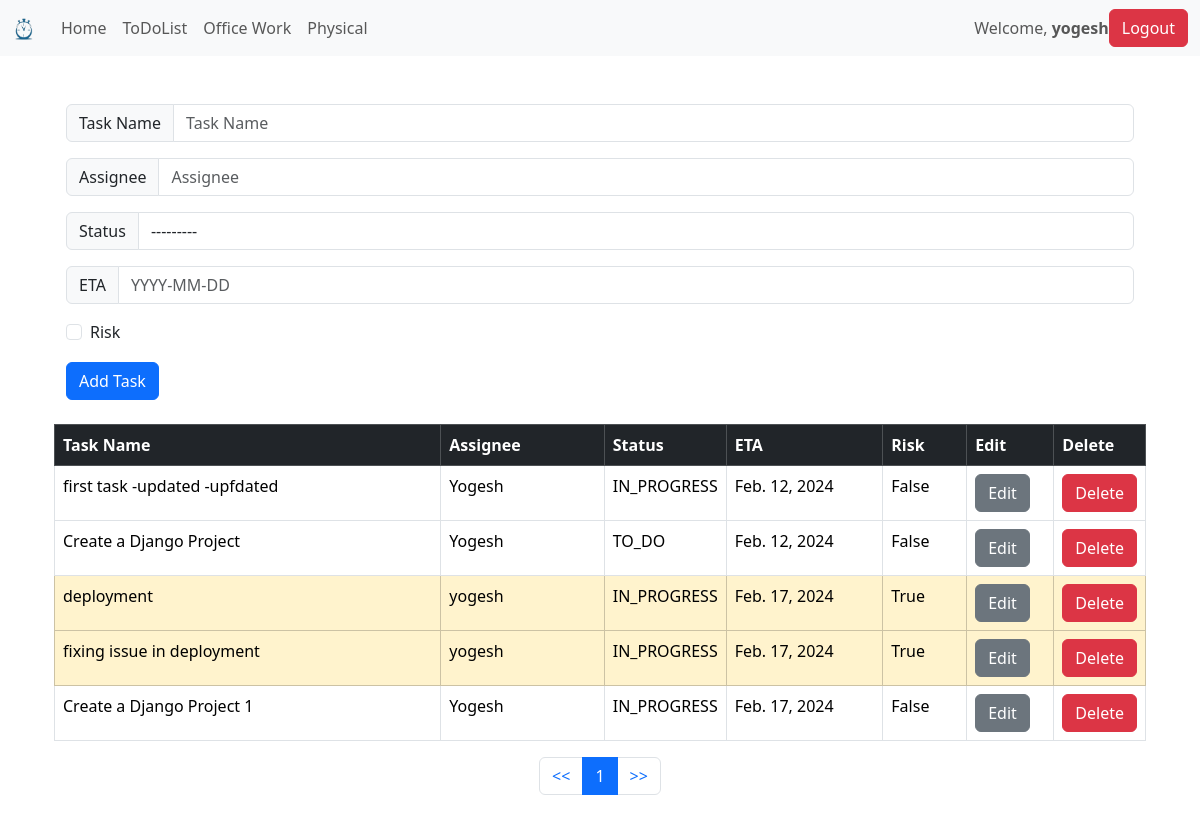
Screenshot of /ToDoList/ (signed in) with the database file from the repository.
### ToDoListApp/models.py (models this page shows, shortened)
class ToDoList(models.Model):
    manage = models.ForeignKey(User, on_delete=models.CASCADE, default=None)
    task = models.CharField(max_length=300)
    status_type = models.TextChoices("status_type", "TO_DO DEFINED IN_PROGRESS COMPLETED")
    status = models.CharField(blank=True, choices=status_type, max_length=20,default='TO_DO')
    assignee = models.CharField(max_length=300)
    ETA = models.DateField()
    risk_flag = models.BooleanField(default=False)
    class Meta:
        ordering = ['id']

### ToDoListApp/views.py (the view)
# urls.py: path('',views.todolist,name='ToDoList' ),
@login_required
def todolist(request):
    if request.method =="POST":
        form = ToDoListForm(request.POST or None)
        if form.is_valid:
            instance=form.save(commit=False)
            instance.manage=request.user
            instance.save()
        messages.success(request,("New Task Added!"))
        return redirect('ToDoList')
    else:
        tasks = ToDoList.objects.filter(manage=request.user)
        paginator =Paginator(tasks,5)
        page=request.GET.get('pg')
        tasks=paginator.get_page(page)
        context = {'welcome_text':'welcome to to do list',"tasks":tasks}
        return render(request,'ToDoList.html',context)

### ToDoListApp/templates/ToDoList.html (shortened to what this page needs)
{% extends "base.html" %}
{% block  content %}
<div class = 'container'>
    <div class = 'container'>
    <br>
    <form method="POST">
        <div class="input-group mb-3">
          <span class="input-group-text" id="basic-addon1">Task Name</span>
          <input type="text" class="form-control" placeholder="Task Name"aria-describedby="basic-addon1" name="task">
        </div>
        <div class="input-group mb-3">
            <span class="input-group-text" id="basic-addon1">Assignee</span>
            <input type="text" class="form-control" placeholder="Assignee"aria-describedby="basic-addon1" name="assignee">
        </div>
        <div class="input-group mb-3">
            <span class="input-group-text" id="id_status">Status</span>
            <select name="status" id="id_status" class="form-control" name ="status">
                <option value="" selected="">---------</option>
            </select>
        </div>
        <div class="input-group mb-3">
            <span class="input-group-text" id="basic-addon1">ETA</span>
            <input type="text" class="form-control" placeholder="YYYY-MM-DD" aria-describedby="basic-addon1" name="ETA">
        </div>
        <div class="input-group mb-3">
            <div class="form-check">
                <input class="form-check-input" type="checkbox" id="defaultCheck1" name="risk_flag">
                <label class="form-check-label" for="defaultCheck1">Risk</label>
            </div>
        </div>
        <button type="submit" class="btn btn-primary">Add Task</button>
      </form>
    </div>
      <br>
    <table class="table table-bordered">
        <thead class="table-dark">
          <tr>
            <th class="col-3">Task Name</th>
            <th class="col-2">Assignee</th>
            <th class="col-1">Status</th>
            <th class="col-2">ETA</th>
            <th class="col-1">Risk</th>
            <th class="col-1">Edit</th>
            <th class="col-1">Delete</th>
          </tr>
        </thead>
        {% if tasks%}
          <tbody>
            {% for obj in tasks %}
              {% if obj.risk_flag %}
                  <tr class="table-warning">
              {%elif obj.status == 'COMPLETED'%}
                  <tr class="table-success">
              {%else%}
                  <tr>
              {% endif %}
                      <td class="col-5">{{obj.task}}</td>
                      <td class="col-2">{{obj.assignee}}</td>
                      <td class="col-1">{{obj.status}}</td>
                      <td class="col-2">{{obj.ETA}}</td>
                      <td class="col-1">{{obj.risk_flag}}</td>
                      <td class="col-1"><a href="{% url 'edit_task' obj.id %}"><button type="button" class="btn btn-secondary">Edit</button></a></td>
                      <td class="col-1"><a href="{% url 'delete_task' obj.id %}"><button type="button" class="btn btn-danger" data-bs-toggle="modal" data-bs-target="#deleteConfirmationModal">
                        Delete
                      </button>
                    </a></td>
                  </tr>
            {% endfor %}
          </tbody>
          {% endif %}
      </table>
      <nav aria-label="Page navigation example">
        <ul class="pagination justify-content-center">
          <li class="page-item"><a class="page-link" href="?pg=1"><<</a></li>
          <li class="page-item"><a class="page-link page-item active">{{tasks.number}}</a></li>
          <li class="page-item"><a class="page-link" href="?pg={{tasks.paginator.num_pages}}">>></a></li>
        </ul>
      </nav>
</div>
{% endblock content %}

### templates/base.html (shortened to what this page needs)
{% load static %}
<!doctype html>
<html lang="en">
  <head>
    </head>
    <body>
    <link href="https://cdn.jsdelivr.net/npm/bootstrap@5.3.2/dist/css/bootstrap.min.css" rel="stylesheet">
    <nav class="navbar navbar-expand-lg navbar-light bg-light">
        <div class="container-fluid">
          <a class="navbar-brand" href="{% url 'index' %}"><img src ="{% static 'images/logo.png' %}" alt="ToDoList" style="width: 25px; height: auto;"></a>
          <div class="collapse navbar-collapse" id="navbarNavAltMarkup">
            <div class="navbar-nav">
              <a class="nav-link" aria-current="page" href="{% url 'index' %}">Home</a>
              <a class="nav-link" aria-current="page" href="{% url 'ToDoList' %}">ToDoList</a>
              <a class="nav-link" href="{% url 'office' %}">Office Work</a>
              <a class="nav-link" href="{% url 'physical' %}">Physical</a>
            </div>
          </div>
          {% if user.is_authenticated %}
          <span class="navbar-text">
              Welcome, <strong>{{user.username}}</strong>
          </span>
          <a href ={% url 'logout'%}>
            <button class="btn btn-danger mr-2" type="submit">Logout</button>
          </a>
          {% endif %}
        </div>
      </nav>
</head>
  <body>
    <div class='container'>
        <br>
        {%block content %}
        {% endblock content %}
        <br>
    </div>
  </body>
</html>

### templates/base.html (style rules this page uses)
body, html { margin: 0; padding: 0; height: 100%; }

### rows the page displays
ToDoList: task "first task -updated -upfdated", assignee "Yogesh", status "IN_PROGRESS", ETA "Feb. 12, 2024", risk_flag "False"
ToDoList: task "Create a Django Project", assignee "Yogesh", status "TO_DO", ETA "Feb. 12, 2024", risk_flag "False"
ToDoList: task "deployment", assignee "yogesh", status "IN_PROGRESS", ETA "Feb. 17, 2024", risk_flag "True"
ToDoList: task "fixing issue in deployment", assignee "yogesh", status "IN_PROGRESS", ETA "Feb. 17, 2024", risk_flag "True"
ToDoList: task "Create a Django Project 1", assignee "Yogesh", status "IN_PROGRESS", ETA "Feb. 17, 2024", risk_flag "False"

### other values shown
{{ user.username }} "yogesh"
{{ tasks.number }} "1"
